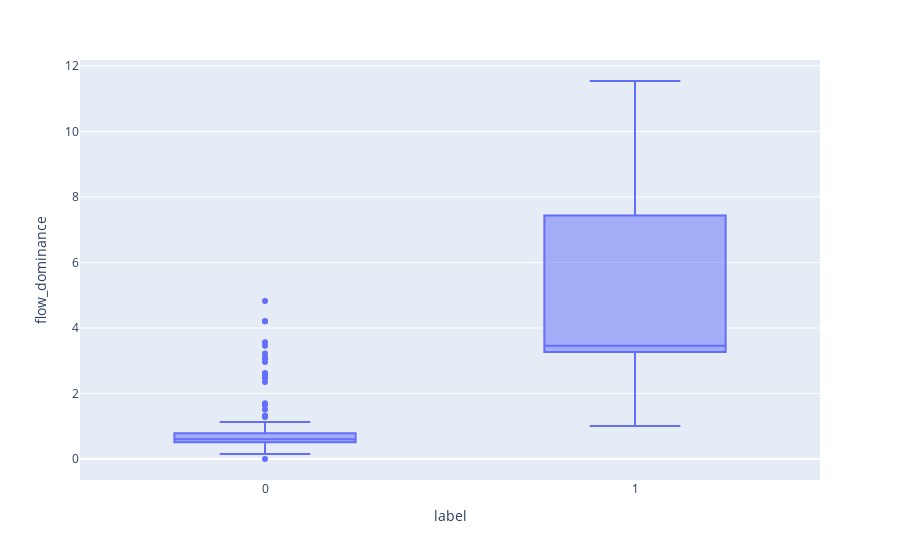

The notebook cell this image was saved under:
### Code cell
px.box(instance_features, x="label", y="flow_dominance")

### Figure 1 — Plotly figure (JSON) as saved in the notebook; plotly's stock layout.template omitted (floating-point values rounded to 4 significant figures)
{"data": [{"alignmentgroup": "True", "hovertemplate": "label=%{x}<br>flow_dominance=%{y}<extra></extra>", "legendgroup": "", "marker": {"color": "#636efa"}, "name": "", "notched": false, "offsetgroup": "", "orientation": "v", "showlegend": false, "type": "box", "x": ["0", "0", "0", "0", "0", "0", "1", "0", "0", "0", "0", "0", "0", "0", "0", "0", "0", "0", "0", "0", "0", "1", "0", "0", "1", "0", "1", "0", "0", "0", "0", "0", "0", "0", "0", "0", "0", "0", "0", "0", "0", "0", "0", "0", "0", "0", "0", "0", "0", "0", "1", "0", "0", "0", "0", "0", "1", "0", "0", "0", "0", "1", "0", "0", "0", "0", "0", "0", "0", "0", "0", "0", "0", "0", "1", "0", "0", "0", "0", "0", "0", "0", "0", "0", "0", "0", "0", "0", "0", "0", "0", "0", "0", "0", "0", "0", "0", "0", "0", "0", "1", "0", "0", "0", "0", "0", "0", "0", "0", "1", "0", "0", "1", "0", "0", "0", "0", "0", "0", "0", "0", "0", "0", "0", "0", "0", "0", "0"], "x0": " ", "xaxis": "x", "y": [2.597, 0.5477, 0.7863, 4.206, 1.509, 0.2774, 3.506, 0.6045, 2.963, 0.6378, 0.5733, 0.6162, 4.206, 0.6414, 3.563, 0.5922, 0.2255, 3.219, 2.623, 0.6557, 0.3974, 3.27, 0.6404, 0.6884, 3.27, 0.5182, 3.27, 0.5922, 0.6175, 0.5934, 0.6176, 3.08, 0.492, 0.5689, 0.6424, 0.2085, 0.2474, 0.8042, 3.08, 0.8695, 0.5146, 0.5194, 0.4996, 3.08, 2.543, 0.5093, 0.6034, 4.82, 0.6931, 0.5658, 8.494, 0.6402, 0.509, 0.5675, 1.13, 0.5149, 4.239, 0.7921, 0.6368, 0.5319, 0.3216, 10.91, 0.5626, 0.159, 0.5562, 0.1507, 0.5075, 0.6662, 0.7343, 0.5154, 1.114, 0.5075, 0.159, 0.159, 1.008, 0.5075, 0.5303, 0.6074, 2.477, 1.641, 0.5493, 0.5273, 0.5413, 0.6483, 0.5588, 0.1507, 0.8515, 0.1507, 0.5075, 0.6313, 0.541, 0.5113, 0.5738, 0.1836, 0.5075, 0.159, 0.5797, 2.565, 0.5118, 0.6409, 11.54, 0.6002, 0.5075, 0.1507, 0.6308, 0.6419, 1.701, 0.5203, 0.7682, 3.459, 0.5419, 0.6673, 3.459, 0.7551, 1.331, 3.459, 0.6874, 0.614, 0.5075, 2.541, 0.6694, 0.6016, 0, 0.6705, 2.352, 1.281, 0.1949, 2.49], "y0": " ", "yaxis": "y"}], "layout": {"boxmode": "group", "legend": {"tracegroupgap": 0}, "margin": {"t": 60}, "xaxis": {"anchor": "y", "domain": [0, 1], "title": {"text": "label"}}, "yaxis": {"anchor": "x", "domain": [0, 1], "title": {"text": "flow_dominance"}}}}
